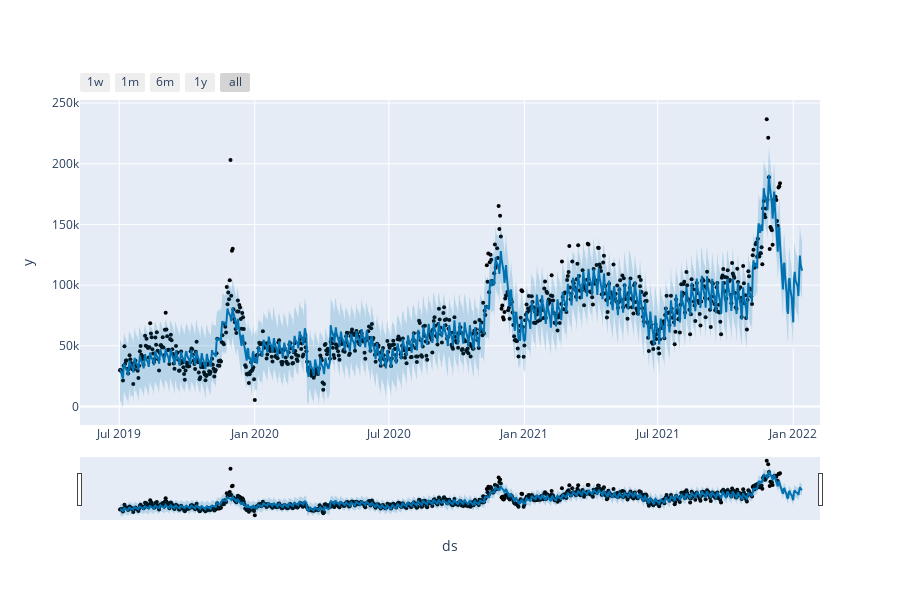

Notebook source saved alongside this figure:
### Code cell
plot_plotly(m, forecast)

### Figure 1 — Plotly figure (JSON) as saved in the notebook; plotly's stock layout.template omitted (floating-point values rounded to 4 significant figures; data arrays with more than 128 entries replaced by an {"elided": "..."} marker saying what was removed)
{"data": [{"marker": {"color": "black", "size": 4}, "mode": "markers", "name": "Actual", "type": "scatter", "x": {"elided": "893 str values"}, "y": {"elided": "893 float values"}}, {"hoverinfo": "skip", "line": {"width": 0}, "mode": "lines", "type": "scatter", "x": {"elided": "923 str values"}, "y": {"elided": "923 float values"}}, {"fill": "tonexty", "fillcolor": "rgba(0, 114, 178, 0.2)", "line": {"color": "#0072B2", "width": 2}, "mode": "lines", "name": "Predicted", "type": "scatter", "x": {"elided": "923 str values"}, "y": {"elided": "923 float values"}}, {"fill": "tonexty", "fillcolor": "rgba(0, 114, 178, 0.2)", "hoverinfo": "skip", "line": {"width": 0}, "mode": "lines", "type": "scatter", "x": {"elided": "923 str values"}, "y": {"elided": "923 float values"}}], "layout": {"height": 600, "showlegend": false, "width": 900, "xaxis": {"autorange": true, "range": ["2019-05-08 16:43:38.1818", "2022-02-06 07:16:21.8182"], "rangeselector": {"buttons": [{"count": 7, "label": "1w", "step": "day", "stepmode": "backward"}, {"count": 1, "label": "1m", "step": "month", "stepmode": "backward"}, {"count": 6, "label": "6m", "step": "month", "stepmode": "backward"}, {"count": 1, "label": "1y", "step": "year", "stepmode": "backward"}, {"step": "all"}]}, "rangeslider": {"autorange": true, "range": ["2019-05-08 16:43:38.1818", "2022-02-06 07:16:21.8182"], "visible": true, "yaxis": {"_template": null, "rangemode": "match"}}, "title": {"text": "ds"}, "type": "date"}, "yaxis": {"autorange": true, "range": [-15250.0, 252500.0], "title": {"text": "y"}, "type": "linear"}}}
